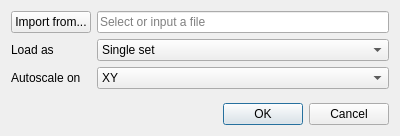
<?xml version="1.0" encoding="UTF-8"?>
<ui version="4.0">
 <class>ImportDataset</class>
 <widget class="QDialog" name="ImportDataset">
  <property name="windowModality">
   <enum>Qt::ApplicationModal</enum>
  </property>
  <property name="geometry">
   <rect>
    <x>0</x>
    <y>0</y>
    <width>400</width>
    <height>136</height>
   </rect>
  </property>
  <property name="sizePolicy">
   <sizepolicy hsizetype="Expanding" vsizetype="Fixed">
    <horstretch>0</horstretch>
    <verstretch>0</verstretch>
   </sizepolicy>
  </property>
  <property name="maximumSize">
   <size>
    <width>16777215</width>
    <height>136</height>
   </size>
  </property>
  <property name="windowTitle">
   <string>Import data</string>
  </property>
  <property name="modal">
   <bool>true</bool>
  </property>
  <layout class="QVBoxLayout" name="verticalLayout">
   <item>
    <layout class="QFormLayout" name="formLayout">
     <item row="1" column="0">
      <widget class="QPushButton" name="button_choose_file">
       <property name="text">
        <string>Import from...</string>
       </property>
      </widget>
     </item>
     <item row="1" column="1">
      <widget class="QLineEdit" name="line_chosen_file">
       <property name="readOnly">
        <bool>false</bool>
       </property>
       <property name="placeholderText">
        <string>Select or input a file</string>
       </property>
      </widget>
     </item>
     <item row="2" column="1">
      <widget class="QComboBox" name="cb_load_as">
       <item>
        <property name="text">
         <string>Single set</string>
        </property>
       </item>
      </widget>
     </item>
     <item row="2" column="0">
      <widget class="QLabel" name="label">
       <property name="text">
        <string>Load as</string>
       </property>
      </widget>
     </item>
     <item row="3" column="1">
      <widget class="QComboBox" name="cb_autoscale">
       <item>
        <property name="text">
         <string>XY</string>
        </property>
       </item>
       <item>
        <property name="text">
         <string>X</string>
        </property>
       </item>
       <item>
        <property name="text">
         <string>Y</string>
        </property>
       </item>
       <item>
        <property name="text">
         <string>None</string>
        </property>
       </item>
      </widget>
     </item>
     <item row="3" column="0">
      <widget class="QLabel" name="label_2">
       <property name="text">
        <string>Autoscale on</string>
       </property>
      </widget>
     </item>
    </layout>
   </item>
   <item>
    <widget class="QDialogButtonBox" name="buttonBox">
     <property name="layoutDirection">
      <enum>Qt::LeftToRight</enum>
     </property>
     <property name="orientation">
      <enum>Qt::Horizontal</enum>
     </property>
     <property name="standardButtons">
      <set>QDialogButtonBox::Cancel|QDialogButtonBox::Ok</set>
     </property>
    </widget>
   </item>
  </layout>
 </widget>
 <resources/>
 <connections>
  <connection>
   <sender>buttonBox</sender>
   <signal>accepted()</signal>
   <receiver>ImportDataset</receiver>
   <slot>accept()</slot>
   <hints>
    <hint type="sourcelabel">
     <x>248</x>
     <y>254</y>
    </hint>
    <hint type="destinationlabel">
     <x>157</x>
     <y>274</y>
    </hint>
   </hints>
  </connection>
  <connection>
   <sender>buttonBox</sender>
   <signal>rejected()</signal>
   <receiver>ImportDataset</receiver>
   <slot>reject()</slot>
   <hints>
    <hint type="sourcelabel">
     <x>316</x>
     <y>260</y>
    </hint>
    <hint type="destinationlabel">
     <x>286</x>
     <y>274</y>
    </hint>
   </hints>
  </connection>
 </connections>
</ui>
